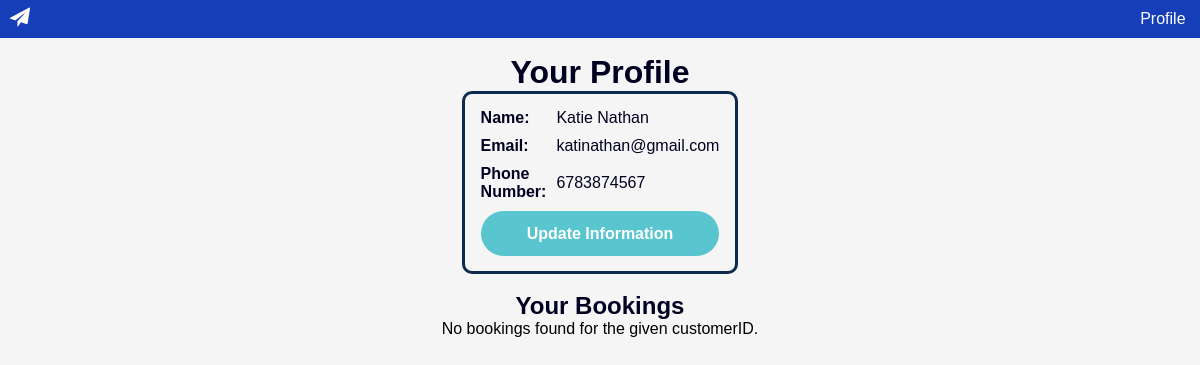
Screenshot of /account.php?CustomerID=9 with the database file from the repository.
### tables this page shows
CREATE TABLE `Customer` (
  `CustomerID` int(11) NOT NULL,
  `firstname` varchar(100) DEFAULT NULL,
  `lastname` varchar(100) DEFAULT NULL,
  `email` varchar(100) DEFAULT NULL,
  `phonenumber` varchar(10) DEFAULT NULL,
  `password` varchar(100) DEFAULT NULL
);

### account.php (the view, shortened to what this page needs)
<!DOCTYPE html>
<html lang="en">
<head>
    <link rel="stylesheet" href="style.css">
</head>
<body>
    <?php
        $CustomerID = "";
        if (isset($_GET['CustomerID']) && $_GET['CustomerID'] != '') {
            $CustomerID = $_GET['CustomerID'];
        }
    ?>
    <div class="container">
        <nav class="navigation-bar">
            <a href="http://localhost/airline/">
                <img class="logo" src="logo.png">
            </a>
            <nav class="nav-links">
                <a href="account.php?CustomerID=<?=$CustomerID?>" style="<?= $CustomerID == '' ? 'visibility:hidden' : 'visibility:visible' ?>">Profile</a> &nbsp;
            </nav>
        </nav>
        <br><br><br>
        <?php
            if (isset($_GET['CustomerID']) && ($_GET['CustomerID']) != '') {
                $CustomerID = $_GET['CustomerID'];
                $conn = mysqli_connect("localhost", "root", "", "airport_db");
                $sql = "SELECT firstname, lastname, email, phonenumber FROM `Customer` WHERE CustomerID=$CustomerID;";
                $result = mysqli_query($conn, $sql);
                if ($result) {
                    if (mysqli_num_rows($result) > 0) {
                        $row = mysqli_fetch_assoc($result);
                    } else {
                        echo "No user found with the given customerID.";
                    }
                } else {
                    echo "Error: " . mysqli_error($conn);
                }
            }
        ?>
        <h1>Your Profile</h1>
        <table class="info" id="info">
            <tr>
                <th>Name:</th>
                <td><?php echo $row['firstname'].' '. $row['lastname']; ?></td>
            </tr>
            <tr>
                <th>Email:</th>
                <td><?php echo $row['email']; ?></td>
            </tr>
            <tr>
                <th>Phone Number:</th>
                <td><?php echo $row['phonenumber']; ?></td>
            </tr>
            <tr>
                <td colspan="2" style="text-align: center;">
                    <button class="btn" id="update-account"><a id="update-account" href="/airline/updateAccount.php?CustomerID=<?=$CustomerID?>">Update Information</a></button>
                </td>
            </tr>
        </table>
        <br>
        <h2>Your Bookings</h2>
        <?php
            $conn = mysqli_connect("localhost", "root", "", "airport_db");
            $bookingsql = "SELECT b.BookingID, b.TicketID, b.BookingDate, b.customerID, a.COMPANY, a.email, a.phoneNumber ".
                "FROM Bookings b ".
                "JOIN Tickets t ON b.TicketID = t.TicketID ".
                "JOIN Airlines a on t.AirlineCode = a.AirlineCode ".
                "WHERE CustomerID = '$CustomerID'";
            $result = mysqli_query($conn, $bookingsql);
            if ($result) {
                if (mysqli_num_rows($result) > 0) {
                    while ($bookingData = mysqli_fetch_assoc($result)) {
                        echo "<div class='box' id='booking-card'>";
                        echo '<h2 style="color:#153eb8">Booking ID: ' . $bookingData['BookingID'] . '</h2>';
                        echo '<p><b>Booking Date:</b> ' . $bookingData['BookingDate'] . '</p>';
                        echo '<p><b>Airline: </b>' . $bookingData['COMPANY'] . '</p>';
                        echo '<p><b>Contact </b>'.$bookingData['COMPANY']. ': ' . $bookingData['email'] . '</p>';
                        echo '<p><b>Call </b>'. $bookingData['COMPANY'].': ' . $bookingData['phoneNumber'] . '</p>';
                        echo '<p><a href="?delete=' . $bookingData['BookingID'] . '&CustomerID=' . $CustomerID . '">Cancel Booking</a></p>';
                        echo '</div>';
                    }
                    echo '<br><br><br>';
                    mysqli_free_result($result);
                    mysqli_close($conn);
                } else {
                    echo "No bookings found for the given customerID.";
                }
            } else {
                echo "Error: " . mysqli_error($conn);
            }
        ?>
    </div>
</body>
</html>

### style.css (style rules this page uses)
* { box-sizing: border-box; margin: 0; padding: 0; font-family: sans-serif; }
body { display: flex; justify-content: center; align-items: center; background-color: #f5f5f5; }
h1, h2, h3, p { color: #000121; }
table { font-family: sans-serif; width: 100%; border-collapse: collapse; }
table td, table th { padding: 8px; margin: 0; }
table tr:nth-child(even) { background-color: #e9e9e9; }
table th { padding-top: 12px; padding-bottom: 12px; text-align: left; background-color: #59c5ce; color: #000121; }
.navigation-bar { display: flex; justify-content: space-between; position: absolute; top: 0px; align-items: center; width: 100%; background-color: #153eb8; }
.nav-links { display: flex; padding: 10px; }
.nav-links a { color: #fff; text-decoration: none; }
.logo { padding-left: 10px; }
.container { display: flex; flex-direction: column; align-items: center; flex-wrap: wrap; }
.btn { width: 100%; height: 45px; background: #59c5ce; border: none; outline: none; border-radius: 40px; color: #fff; font-size: 16px; font-weight: 600; cursor: pointer; }
.info { display: flex; justify-content: center; gap: 0.5rem; border: 3px solid #0c294f; border-radius: 10px; padding: 10px; }
table#info { padding: 10px 30px; font-family: sans-serif; width: 75%; border-collapse: collapse; color: #000121; }
table#info td, table#info th { overflow: hidden; padding: 5px; margin: 0px; }
table#info tr:nth-child(even) { background-color: transparent; }
table#info th { text-align: left; background-color: transparent; color: #000121; }
.btn#update-account { width: 100%; height: 45px; background: #59c5ce; border: none; outline: none; border-radius: 40px; color: #fff; cursor: pointer; }
a#update-account { text-decoration: none; color: #fff; }

### account.php (style rules this page uses)
.logo { width: 30px; height: auto; }

### rows the page displays
customer: firstname "Katie", lastname "Nathan", email "katinathan@gmail.com", phonenumber "6783874567"
